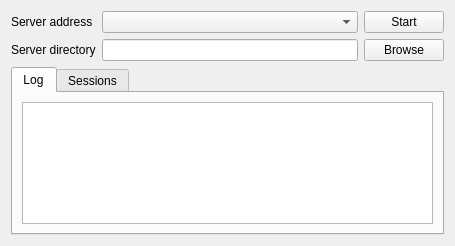
<?xml version="1.0" encoding="UTF-8"?>
<ui version="4.0">
 <class>TftpServer</class>
 <widget class="QWidget" name="TftpServer">
  <property name="geometry">
   <rect>
    <x>0</x>
    <y>0</y>
    <width>454</width>
    <height>244</height>
   </rect>
  </property>
  <property name="windowTitle">
   <string>TFTP Server</string>
  </property>
  <layout class="QGridLayout" name="gridLayout">
   <item row="1" column="1">
    <widget class="QLineEdit" name="lineEditServerDirectory"/>
   </item>
   <item row="1" column="2">
    <widget class="QPushButton" name="pushButtonBrowse">
     <property name="text">
      <string>Browse</string>
     </property>
    </widget>
   </item>
   <item row="0" column="0">
    <widget class="QLabel" name="label">
     <property name="text">
      <string>Server address</string>
     </property>
    </widget>
   </item>
   <item row="0" column="1">
    <widget class="QComboBox" name="comboBoxServerAddress">
     <property name="minimumSize">
      <size>
       <width>256</width>
       <height>0</height>
      </size>
     </property>
    </widget>
   </item>
   <item row="0" column="2">
    <widget class="QPushButton" name="pushButtonStartStop">
     <property name="text">
      <string>Start</string>
     </property>
    </widget>
   </item>
   <item row="1" column="0">
    <widget class="QLabel" name="label_2">
     <property name="text">
      <string>Server directory</string>
     </property>
    </widget>
   </item>
   <item row="2" column="0" colspan="3">
    <widget class="QTabWidget" name="tabWidget">
     <property name="minimumSize">
      <size>
       <width>0</width>
       <height>168</height>
      </size>
     </property>
     <property name="currentIndex">
      <number>0</number>
     </property>
     <widget class="QWidget" name="tabLog">
      <attribute name="title">
       <string>Log</string>
      </attribute>
      <layout class="QGridLayout" name="gridLayout_2">
       <item row="0" column="0">
        <widget class="QTextBrowser" name="textBrowserLog"/>
       </item>
      </layout>
     </widget>
     <widget class="QWidget" name="tabSession">
      <attribute name="title">
       <string>Sessions</string>
      </attribute>
      <layout class="QGridLayout" name="gridLayout_3">
       <item row="0" column="0">
        <widget class="QTableWidget" name="tableWidgetSession"/>
       </item>
      </layout>
     </widget>
    </widget>
   </item>
  </layout>
 </widget>
 <resources/>
 <connections/>
</ui>
